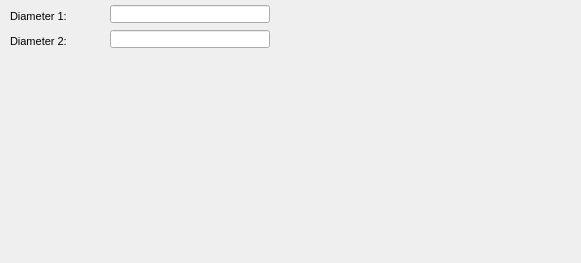
      <widget class="QWidget" name="page_47">
       <property name="geometry">
        <rect>
         <x>0</x>
         <y>0</y>
         <width>581</width>
         <height>263</height>
        </rect>
       </property>
       <attribute name="label">
        <string>Specific information</string>
       </attribute>
       <widget class="QLabel" name="label_diam_initial">
        <property name="geometry">
         <rect>
          <x>10</x>
          <y>5</y>
          <width>121</width>
          <height>22</height>
         </rect>
        </property>
        <property name="font">
         <font>
          <pointsize>8</pointsize>
         </font>
        </property>
        <property name="frameShape">
         <enum>QFrame::NoFrame</enum>
        </property>
        <property name="frameShadow">
         <enum>QFrame::Plain</enum>
        </property>
        <property name="text">
         <string>Diameter 1:</string>
        </property>
        <property name="textFormat">
         <enum>Qt::AutoText</enum>
        </property>
        <property name="scaledContents">
         <bool>false</bool>
        </property>
        <property name="alignment">
         <set>Qt::AlignLeading|Qt::AlignLeft|Qt::AlignVCenter</set>
        </property>
        <property name="margin">
         <number>3</number>
        </property>
       </widget>
       <widget class="QLineEdit" name="diam_final">
        <property name="geometry">
         <rect>
          <x>110</x>
          <y>30</y>
          <width>160</width>
          <height>18</height>
         </rect>
        </property>
        <property name="inputMask">
         <string/>
        </property>
        <property name="text">
         <string/>
        </property>
        <property name="frame">
         <bool>true</bool>
        </property>
       </widget>
       <widget class="QLabel" name="label_diam_final">
        <property name="geometry">
         <rect>
          <x>10</x>
          <y>30</y>
          <width>101</width>
          <height>22</height>
         </rect>
        </property>
        <property name="font">
         <font>
          <pointsize>8</pointsize>
         </font>
        </property>
        <property name="frameShape">
         <enum>QFrame::NoFrame</enum>
        </property>
        <property name="frameShadow">
         <enum>QFrame::Plain</enum>
        </property>
        <property name="text">
         <string>Diameter 2:</string>
        </property>
        <property name="textFormat">
         <enum>Qt::AutoText</enum>
        </property>
        <property name="scaledContents">
         <bool>false</bool>
        </property>
        <property name="alignment">
         <set>Qt::AlignLeading|Qt::AlignLeft|Qt::AlignVCenter</set>
        </property>
        <property name="margin">
         <number>3</number>
        </property>
       </widget>
       <widget class="QLineEdit" name="diam_initial">
        <property name="geometry">
         <rect>
          <x>110</x>
          <y>5</y>
          <width>160</width>
          <height>18</height>
         </rect>
        </property>
        <property name="inputMask">
         <string/>
        </property>
        <property name="text">
         <string/>
        </property>
        <property name="frame">
         <bool>true</bool>
        </property>
       </widget>
      </widget>
